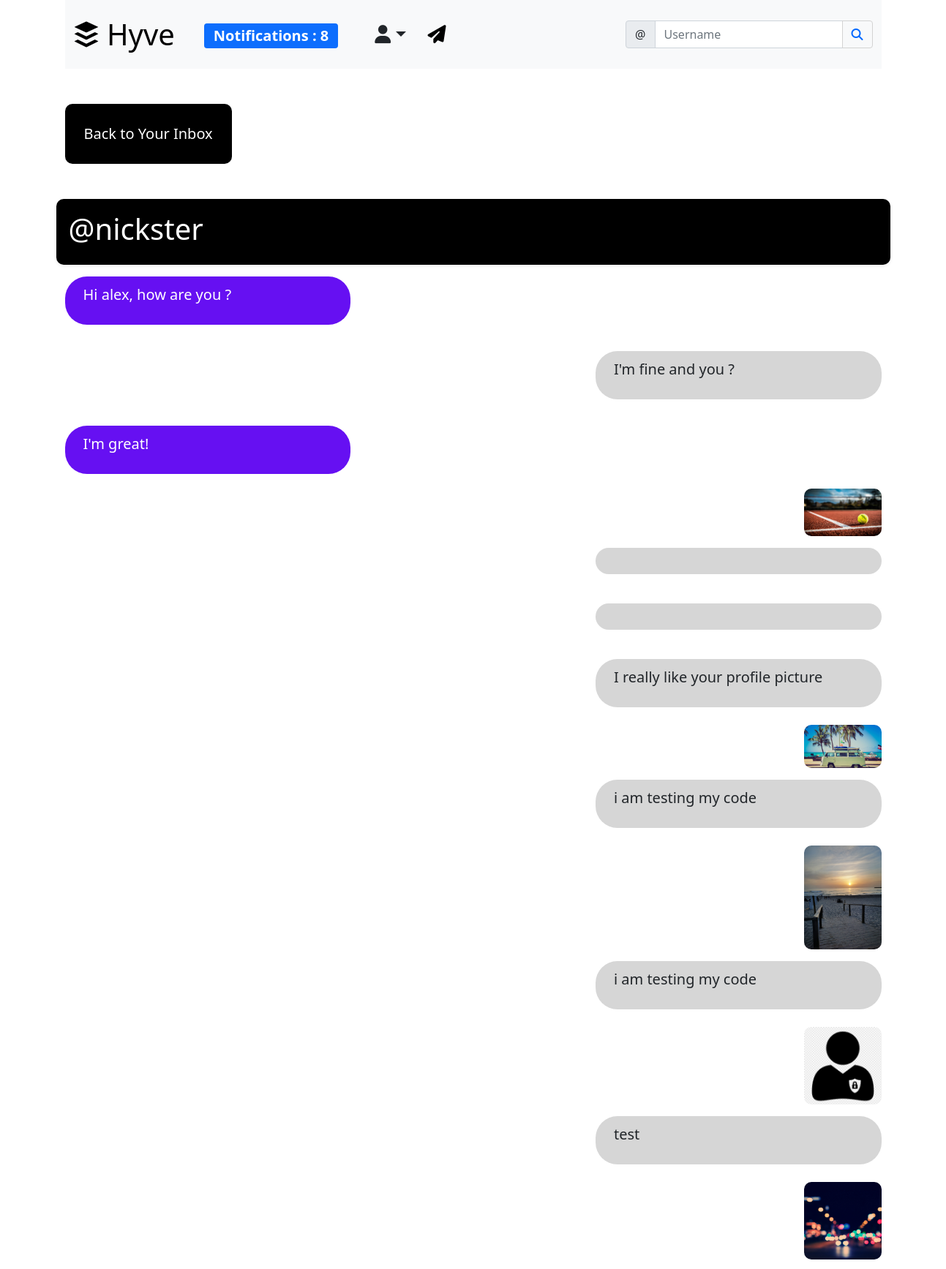
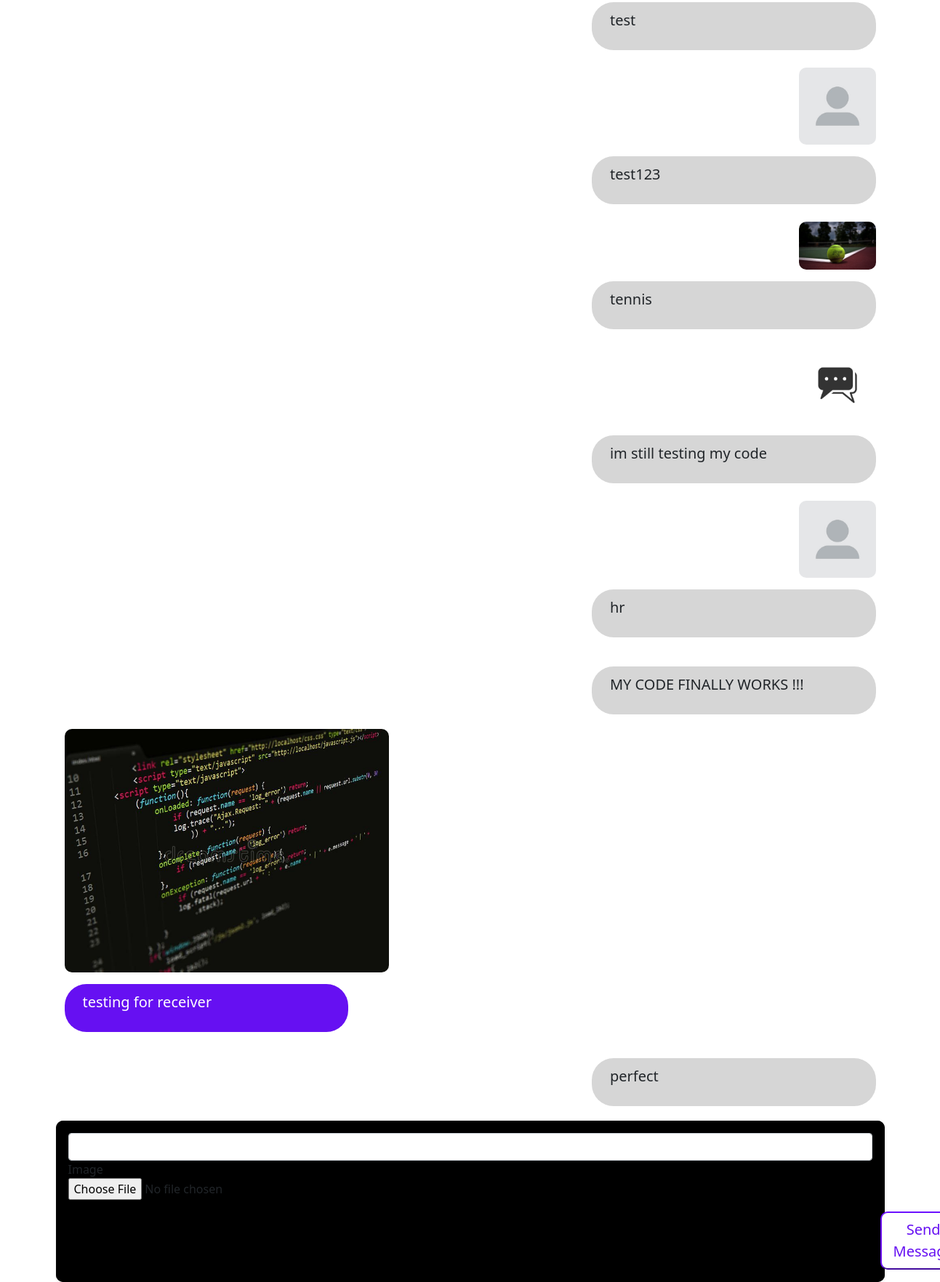
Page /social/inbox/1/ (signed in) on the committed database (2 pictures, top to bottom).
### social/models.py (models this page shows)
class ThreadModel(models.Model):
	user = models.ForeignKey(User, on_delete=models.CASCADE, related_name='+')
	receiver = models.ForeignKey(User, on_delete=models.CASCADE, related_name='+')

class MessageModel(models.Model):
	thread = models.ForeignKey('ThreadModel', related_name='+', on_delete=models.CASCADE, blank=True, null=True)
	sender_user = models.ForeignKey(User, on_delete=models.CASCADE, related_name='+')
	receiver_user = models.ForeignKey(User, on_delete=models.CASCADE, related_name='+')
	body = models.CharField(max_length=1000)
	image = models.ImageField(upload_to='uploads/mesage_photos', blank=True, null=True)
	date = models.DateTimeField(default=timezone.now)
	is_read = models.BooleanField(default=False)

### social/views.py (the view)
# urls.py: path('inbox/<int:pk>/', ThreadView.as_view(), name='thread'),
class ThreadView(View):
	def get(self, request, pk, *args, **kwargs):
		form = MessageForm()
		thread = ThreadModel.objects.get(pk=pk)
		message_list = MessageModel.objects.filter(thread__pk__contains=pk)
		context = {
			'thread': thread,
			'form': form,
			'message_list': message_list,
		}
		return render(request, 'social/thread.html', context)

### social/forms.py
class MessageForm(forms.ModelForm):
    body = forms.CharField(label='', max_length=1000)
    image = forms.ImageField(required=False)
    class Meta:
    	model = MessageModel
    	fields = ['body', 'image']

### landing/templatetags/custom_tags.py (called while the page is built)
@register.inclusion_tag('social/show_notifications.html', takes_context=True)
def show_notifications(context):
	request_user = context['request'].user
	notifications = Notification.objects.filter(to_user=request_user).exclude(user_has_seen=True).order_by('-date')
	return {'notifications': notifications}

### social/templates/social/thread.html (shortened to what this page needs)
{% extends 'landing/base.html' %}
{% load crispy_forms_tags %}
{% block content %}
<div class="container">
	<div class="row">
		<div class="col-sm-12">
			<a href="{% url 'inbox' %}" class="btn back-button btn-lg">Back to Your Inbox</a>
		</div>
	</div>
	<div class="row">
		<div class="card col-md-12 mt-5 p-3 shadow-sm box">
			{% if thread.receiver == request.user %}
				<span>
					<h5 class="receiver-username">@{{ thread.user }}</h5>
				</span>
			{% else %}
				<h5 class="receiver-username">@{{ thread.receiver }}</h5>
			{% endif %}
		</div>
	</div>
	{% for message in message_list %}
	<div class="row">
		{% if message.receiver_user == request.user %}
			<div class="col-md-12">
				{% if message.image %}
					<div class="received-message-container">
						<img src="{{ message.image.url }}" class="received-message-image" />
					</div>
				{% endif %}
				<div class="received-message my-3">
					<p>{{ message.body }}</p>
				</div>
			</div>
		{% elif message.sender_user == request.user %}
			<div class="col-md-12 my-1">
				{% if message.image %}
					<div class="sent-message-container">
						<img src="{{ message.image.url }}" class="sent-message-image" />
					</div>
				{% endif %}
				<div class="sent-message my-3">
					<p>{{ message.body }}</p>
				</div>
			</div>
		{% endif %}
	</div>
	{% endfor %}
	<div class="row box">
		<div class="card col-md-12 p-3 shadow-sm box">
			<form method="POST" action="{% url 'create-message' thread.pk %}" enctype="multipart/form-data">
				{{ form | crispy }}
				<div class="mt-3 message-button">
					<button class="btn-lg send-message-button" type="submit">Send Message</button>
				</div>
			</form>
		</div>
	</div>
</div>
{% endblock content %}

### landing/templates/landing/base.html (shortened to what this page needs)
{% load static %}
<!DOCTYPE html>
<html lang="en">
  <head>
    <link href="https://cdn.jsdelivr.net/npm/bootstrap@5.0.1/dist/css/bootstrap.min.css" rel="stylesheet">
    <link rel="stylesheet" href="{% static 'style.css' %}">
  </head>
  <body>
    {% include 'landing/navbar.html' %}
    <div class="mt-5">
      {% block content %}
      {% endblock %}
    </div>
  </body>
</html>

### landing/templates/landing/navbar.html (shortened to what this page needs)
{% load custom_tags %}
<nav>
  <div class="container">
    <nav class="navbar navbar-expand-lg navbar-light bg-light">
      <div class="container-fluid">
        <a class="title-hover"
        {% if user.is_authenticated %}
          href="{% url 'post-list' %}"
        {% else %}
          href="{% url 'index' %}"
        {% endif %}
         ><i class="fab  fa-buffer"></i> Hyve</a>
        <div class="collapse navbar-collapse" id="navbarSupportedContent">
          <ul class="navbar-nav me-auto mb-2 mb-lg-0">
            {% if user.is_authenticated %}
            <div class="nav-item mt-4" style="padding-left: 40px;">
                {% show_notifications %}
              </div>
            <div class="nav-item dropdown">
              <a class="nav-link dropdown-toggle text-dark inbox-icon" style="padding-left: 50px; padding-right: 30px; padding-top: 20px;" data-bs-toggle="dropdown" href="#" role="button" aria-expanded="false"><i class="fas fa-user"></i></a>
            </div>
            <div class="nav-item inbox-icon-container" style="padding-bottom: 20px;">
              <a href="{% url 'inbox' %}" class="inbox-icon"><i class="fas fa-paper-plane"></i></a>
            </div>
          {% endif %}
          </ul>
          <form method="GET" action="{% url 'profile-search' %}" class="d-flex">
            <div class="input-group">
              <span class="input-group-text" id="basic-addon1">@</span>
              <input type="text" class="form-control" placeholder="Username" aria-label="Username" aria-describedby="basic-addon1" name="query" value="{{ request.GET.query }}">
              <button class="btn btn-search-user" type="submit"><i class="fas fa-search"></i></button>
            </div>
          </form>
        </div>
      </div>
    </nav>
  </div>
</nav>

### social/templates/social/show_notifications.html (shortened to what this page needs)
<div class="dropdown">
	{% if notifications.count == 0 %}
	{% else %}
		<span class="badge bg-primary notification-badge badge-lg" style="font-size: 20px;" onclick="showNotifications()">Notifications : {{ notifications.count }}</span>
	{% endif %}
</div>

### static/style.css (style rules this page uses)
.notification-badge { transition: 0.3s; }
.dropdown { position: relative; display: inline-block; }
.inbox-icon-container { margin-right: 15px; margin-top: 20px; }
.inbox-icon { color: black; transition: 0.3s; font-size: 25px; }
.title-hover { text-decoration: none; color: black; font-size: 40px; transition: 0.2s; }
.sent-message { font-size: 20px; background-color: #D6D6D6; border-radius: 30px; padding: 10px 25px; width: 35%; float: right; }
.received-message { font-size: 20px; background-color: #6610f2; color: #fff; border-radius: 30px; padding: 10px 25px; width: 35%; }
.receiver-username { color: white; font-size: 40px; }
.box { background-color: black; border-radius: 10px; box-shadow: none; }
.send-message-button { color: #6610f2; border-color: #6610f2; border-radius: 10px; background-color: white; transition: 0.3s; }
.message-button { padding-left: 1117px; }
.received-message-image { border-radius: 10px; max-width: 40%; height: auto; }
.sent-message-container { margin-left: 1010px; }
.sent-message-image { border-radius: 10px; max-width: 100%; height: auto; }

### landing/templates/landing/navbar.html (style rules this page uses)
.btn-search-user { color: #0068FF; transition: 0.5s; border-color: lightgrey; }

### social/templates/social/thread.html (style rules this page uses)
.back-button { color: white; background-color: black; border-radius: 10px; transition: 0.3s; padding: 25px; }

### rows in the picture
ThreadModel: user "nickster"
MessageModel: body "Hi alex, how are you ?"
MessageModel: body "I'm fine and you ?"
MessageModel: body "I'm great!"
MessageModel: image (picture)
MessageModel: body "I really like your profile picture"
MessageModel: image (picture), body "i am testing my code"
MessageModel: image (picture), body "i am testing my code"
MessageModel: image (picture), body "test"
MessageModel: image (picture), body "test"
MessageModel: image (placeholder picture), body "test123"
MessageModel: image (picture), body "tennis"
MessageModel: image (picture), body "im still testing my code"
MessageModel: image (placeholder picture), body "hr"
MessageModel: body "MY CODE FINALLY WORKS !!!"
MessageModel: image (picture), body "testing for receiver"
MessageModel: body "perfect"

### other values in the picture
{{ notifications.count }} "8"
